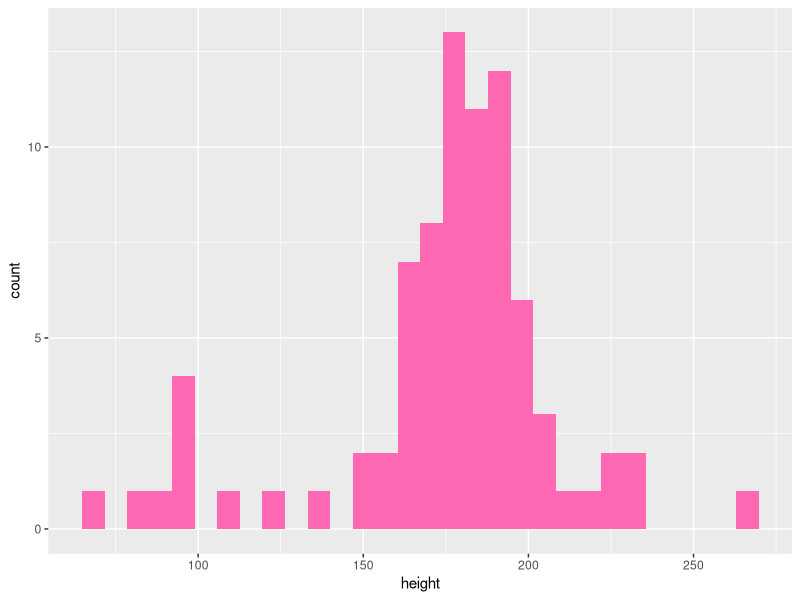
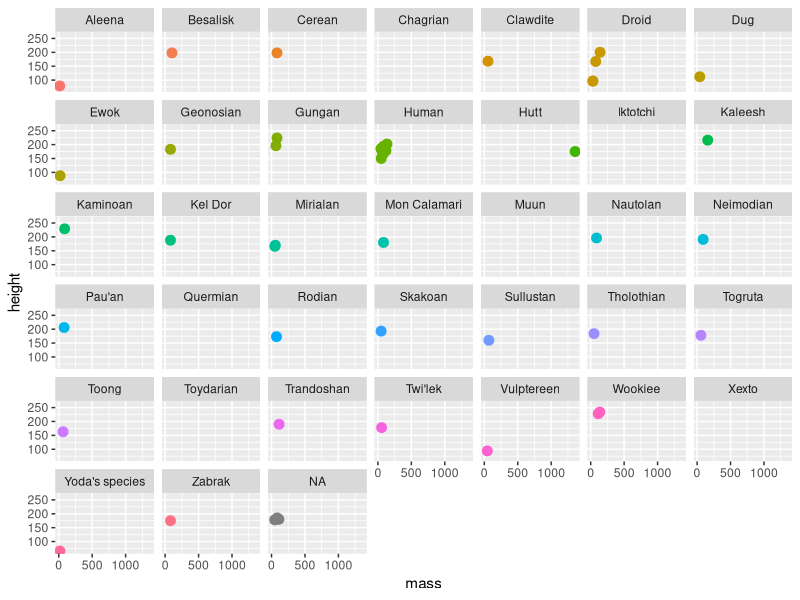

Reproduce these figures in R, in order.
## ---- chunk 1
knitr::opts_chunk$set(echo = TRUE, warning = F, message = F)
knitr::opts_chunk$set(fig.width = 10, fig.height = 5.2) 
htmltools::tagList(rmarkdown::html_dependency_font_awesome())
## ---- chunk 2
cat(readLines("porg_tabs.txt"))
## ---- chunk 3
# Load packages
library(dplyr)
library(ggplot2)
library(ggrepel)

# Get starwars character data
star_df <- starwars
## ---- chunk 4
# What is this?
glimpse(star_df)
## ---- chunk 5
# Height distribution
ggplot(star_df, aes(x = height)) + geom_histogram(fill = "hotpink")
## ---- chunk 6
# Split out by species
ggplot(star_df, aes(x = mass, y = height)) +
  geom_point(aes(color = species), size = 3) +
  facet_wrap(vars(species)) +
  guides(color = FALSE)
